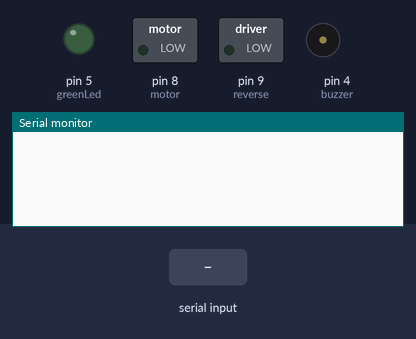
Bench run of a sketch on a simulated Arduino Uno, built with avr-gcc and run on an emulated ATmega328P. Parts: switched loads named in the sketch (green lamp = pin HIGH), output pins drawn as LEDs (lit = HIGH), buzzer (waves = sounding, pin HIGH), the last lines printed to the serial monitor. Inputs (shaded band) come from the test bench.

Above: at 1.2 s.
1.3 s: "*" received over Serial
At 3.9 s:
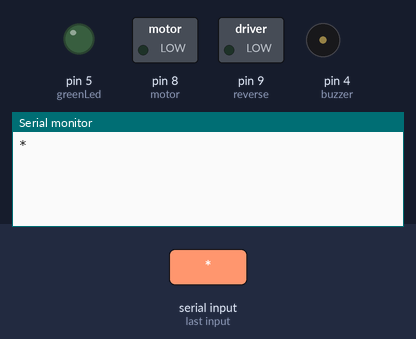
4.3 s: "#" received over Serial
At 5.7 s:
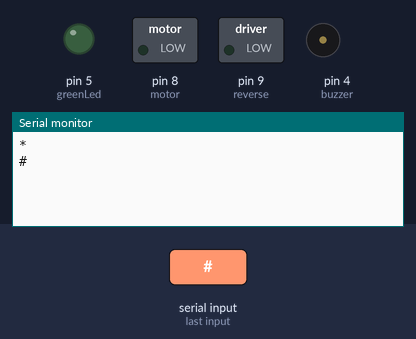
7.3 s: "-" received over Serial
At 9.9 s:
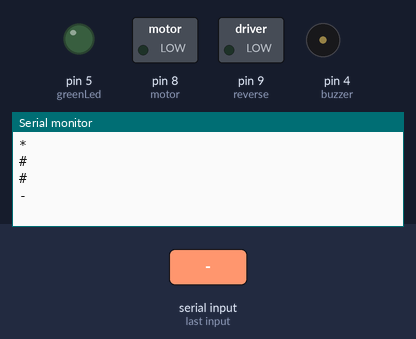

The sketch:

Edo1_TxRx.ino
```cpp
/*(A0,A1,A2,A3,A4,A5,2,3)>>> KEYPAD , 4>>BUZZER , 5>>GREENLED , 6>>REDLED , 7>>BUTTONPIN , 8>>MOTOR , 9>>REVERSE , 10>>BUTTONPIN , 11>>INN , 12>>INN2  */
#include <Keypad.h>
//#include <LiquidCrystal.h>
//#include <Servo.h>
//Servo //servo;//Servo
const int inn = 11;
const int inn2 = 12;
const int buttonPin = 7;
const int buttonPinb = 10;
int motor = 8;
int reverse = 9;
int greenLed = 5;//Green led
int redLed = 6;//Red led
int buzzer = 4;//Buzzer
int reset = 13;


char Mymessage[10];

//LiquidCrystal lcd(12, 11, 10, 9, 8, 7);//LCD

const byte rows = 4;//rows
const byte columns = 4;//columns
char correctPassword[4] = {'1', '3', '7', '9'}; //Correct password
char enteredPassword[9];//Entered password on keypad
char charKey;//Key on keypad
int i = 0;  //for loop
int j = 0;  //digits entred
int val = 0;//Counter
char keypad[4][4] =//Keypad array
{
{'1', '2', '3', 'A'},
{'4', '5', '6', 'B'},
{'7', '8', '9', 'C'},
{'*', '0', '#', 'D'}
};

byte rowsPins[4] = {A0, A1, A2, A3};//Rows pins
byte columnspPins[4] = {A4, A5, 2, 3};//Columns pins

Keypad kpad = Keypad(makeKeymap(keypad),
rowsPins, columnspPins, 4, 4);//Keypad map

void setup()
{
pinMode(greenLed, OUTPUT);
pinMode(buzzer, OUTPUT);
pinMode(0, INPUT);
pinMode(motor, OUTPUT);
pinMode(reverse, OUTPUT);
pinMode(inn, INPUT);
pinMode(inn2, INPUT);
pinMode(buttonPin, INPUT);
pinMode(buttonPinb, INPUT);
pinMode(reset, OUTPUT);
/*for(int j=0; j<=2; j++){
  digitalWrite(buzzer, HIGH);
delay(30);
digitalWrite(buzzer, LOW);
delay(50);
}*/

Serial.begin(9600);
  }


void square(){
Serial.println("# cloase the door");
digitalWrite(greenLed, HIGH);
delay(100);
digitalWrite(buzzer, HIGH);
delay(100);
digitalWrite(buzzer, LOW);
delay(100);
digitalWrite(buzzer, HIGH);
delay(100);
digitalWrite(buzzer, LOW);
delay(100);
digitalWrite(reverse, HIGH);
delay(400);
digitalWrite(greenLed, LOW);
delay(100);
digitalWrite(reverse, LOW);
delay(500);
}


void D(){
Serial.println("D clear all digits enterd");
enteredPassword[j=0] = charKey;
digitalWrite(buzzer,HIGH);
delay(100);
digitalWrite(buzzer,LOW);
digitalWrite(buzzer,HIGH);
delay(100);
digitalWrite(buzzer,LOW);
}


void C(){
Serial.println("C clear last digit enterd");
if(j>0){
enteredPassword[j--] = charKey;
digitalWrite(buzzer,HIGH);
delay(100);
digitalWrite(buzzer,LOW);
digitalWrite(buzzer,HIGH);
delay(100);
digitalWrite(buzzer,LOW);
}
}


void star(){
Serial.println("* restart the RFID board");
digitalWrite(reset, HIGH);
for(i=1;i<=3;i++)
{digitalWrite(buzzer, HIGH);
delay(100);
digitalWrite(buzzer, LOW);
delay(100);}
digitalWrite(reset, LOW);
delay(300);
digitalWrite(buzzer, HIGH);
delay(300);
digitalWrite(buzzer, LOW);
delay(100);
digitalWrite(buzzer, HIGH);
delay(500);
digitalWrite(buzzer, LOW);
delay(100);
delay(300);
for(i=1;i<=3;i++)
{digitalWrite(buzzer, HIGH);
delay(100);
digitalWrite(buzzer, LOW);
delay(100);
}delay(600);
/*for(i=1;i<=3;i++)
{digitalWrite(buzzer, HIGH);
delay(100);
digitalWrite(buzzer, LOW);
delay(100);}
delay(300);
digitalWrite(buzzer, HIGH);
delay(300);
digitalWrite(buzzer, LOW);
delay(100);
digitalWrite(buzzer, HIGH);
delay(500);
digitalWrite(buzzer, LOW);
delay(100);
delay(300);
for(i=1;i<=3;i++)
{digitalWrite(buzzer, HIGH);
delay(100);
digitalWrite(buzzer, LOW);
delay(100);
}*/
j = 0 ;
}


void buttonPinb0(){
Serial.println("buttonPin b   auto close system");
digitalWrite(greenLed, HIGH);
delay(100);
digitalWrite(buzzer, HIGH);
delay(100);
digitalWrite(buzzer, LOW);
delay(100);
digitalWrite(reverse, HIGH);
delay(500);
digitalWrite(greenLed, LOW);
delay(100);
digitalWrite(reverse, LOW);
delay(500);
}


void buttonPin0(){
Serial.println("buttonPin   open the door");
digitalWrite(greenLed, HIGH);
delay(100);
digitalWrite(buzzer, HIGH);
delay(100);
digitalWrite(buzzer, LOW);
delay(100);
digitalWrite(motor, HIGH);
delay(500);
digitalWrite(greenLed, LOW);
delay(100);
digitalWrite(motor, LOW);
}


void inn0(){
Serial.println("Door opened by a card \"RFID\"");
digitalWrite(greenLed, HIGH);
delay(100);
digitalWrite(buzzer, HIGH);
delay(1000);
digitalWrite(buzzer, LOW);
delay(100);
digitalWrite(motor, HIGH);
delay(400);
digitalWrite(greenLed, LOW);
delay(1000);
digitalWrite(motor, LOW);
j = 0 ;
}


void inn20(){
digitalWrite(redLed, HIGH);
delay(200);
digitalWrite(buzzer, HIGH);
delay(50);
digitalWrite(buzzer, LOW);
delay(300);
digitalWrite(redLed, LOW);
delay(100);
}


void charkey0(){
Serial.print("charKey: ");
Serial.println(charKey);
enteredPassword[j++] = charKey;
digitalWrite(buzzer,HIGH);
delay(100);
digitalWrite(buzzer,LOW);
}


void correct(){
Serial.println("correct password    door opened");
digitalWrite(greenLed, HIGH);
digitalWrite(redLed, LOW);
digitalWrite(motor, HIGH);
digitalWrite(buzzer, HIGH);
delay(100);
digitalWrite(buzzer, LOW);
delay(100);
digitalWrite(buzzer, HIGH);
delay(100);
digitalWrite(buzzer, LOW);
delay(1000);
digitalWrite(motor, LOW);
j = 0;
}


void elsee(){
Serial.println("wrong password");
Serial.println("9 digits wrong");
digitalWrite(greenLed, LOW);
digitalWrite(redLed, HIGH);
digitalWrite(reverse, HIGH);
digitalWrite(buzzer, HIGH);
delay(1000);
digitalWrite(buzzer, LOW);
delay(1000);
digitalWrite(reverse, LOW);
j = 0;
}


void serial(){
char letter = Serial.read();
if(letter == '*'){
star();
}
if(letter == '#'){
square();
}
if(letter == '-'){
inn0();
}
if(letter == '+'){
correct();
}
if(letter == '/'){
buttonPin0();
}
if(letter == '.'){
buttonPinb0();
}
if(isDigit(letter)){
charKey = letter;
charkey0();
}
if(letter == 'c'){
C();
}
if(letter == 'd'){
D();
}
}


void loop(){///////////////////////////////////////////////////////////////////////////////////////////////
/*if (charKey == '#')
square();

if(Serial.available() > 0){
serial();
}

if(charKey == 'D')
D();

if (charKey == 'C')
C();

if (charKey == '*')
star();


val = digitalRead(buttonPinb);
if (val == HIGH)
buttonPinb0();

val = digitalRead(buttonPin);
if (val == HIGH)
buttonPin0();

val = digitalRead(inn);
if (val == HIGH)
inn0();

val = digitalRead(inn2);
if (val ==HIGH)
inn20();

charKey = kpad.getKey();
if(charKey&&charKey!='#'&&charKey!='*'&&charKey!='D'&&charKey!='C')
charkey0();

if ( j== 4){
delay(200);
char correctPassword[4] = {'7','9','5','9'};//Correct password
if ((strncmp(enteredPassword, correctPassword, 4)==  0))
correct();
}

if ( j== 8){
delay(200);
char correctPassword[8] = {'A','B','A','B','1','2','1','2'};//Correct password
if ((strncmp(enteredPassword, correctPassword, 8)==  0))
correct();
}

if (j == 8)
{
delay(200);
char correctPassword[8] = {'7','7','9','9','5','5','9','9'};//Correct password
if ((strncmp(enteredPassword, correctPassword, 8)==  0))
correct();
}

if (j == 9)
{
delay(200);
char correctPassword[9] = {'2','0','1','9','1','0','1','5','5'};//Correct password
if ((strncmp(enteredPassword, correctPassword, 9)==  0))
correct();
else
elsee();
}
*/


Serial.readBytes(Mymessage,5);
Serial.println(Mymessage);
delay(1000);
/*if(virtualPort.available()){
    while (virtualPort.available() > 0) {
      recived = virtualPort.read()-'0';
    }
  }
  Serial.print(recived);
  Serial.println("--recived--");
  if (recived == 1) {
    Serial.println("1");
  } else {
    Serial.println("0");
  }
//if(Serial.available()) {
char data_rcvd = Serial.read();
if(data_rcvd == '1')
Serial.println(1);
if(data_rcvd == '0')
Serial.println(0);//}


  /*Serial.readBytes(str,5);
Serial.println(str);
/*delay(100);
//str[1] = Serial1.read();
if(Serial.read()==1)
Serial.println(1);
else if(Serial.read()==0)
Serial.println(0);*/
}
```

Measured:
- after the input at 1.3 s, the serial monitor: prints a new line after 1.7 s (image 1)
- after the input at 4.3 s, the serial monitor: prints a new line after 1.0 s (image 2)
- after the input at 7.3 s, the serial monitor: prints a new line after 2.0 s (image 3)
